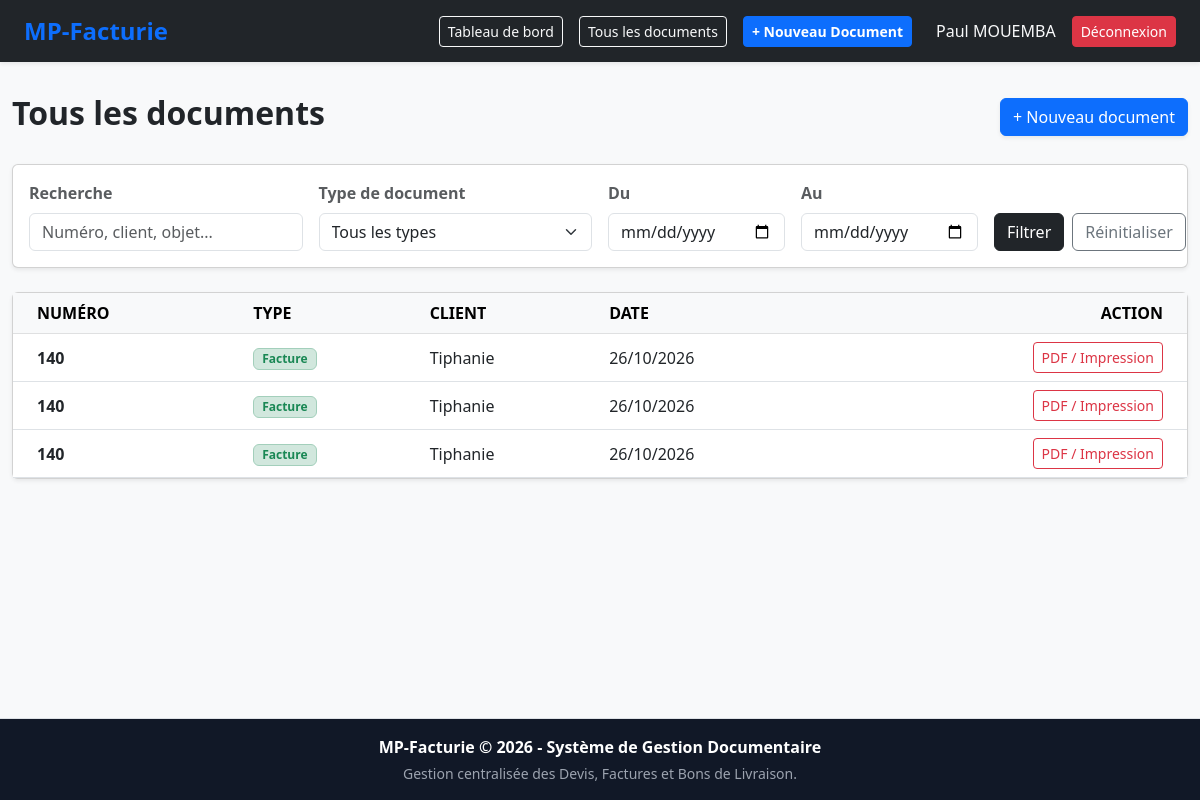
/documents/ (signed in), run on an earlier commit of the app's database.
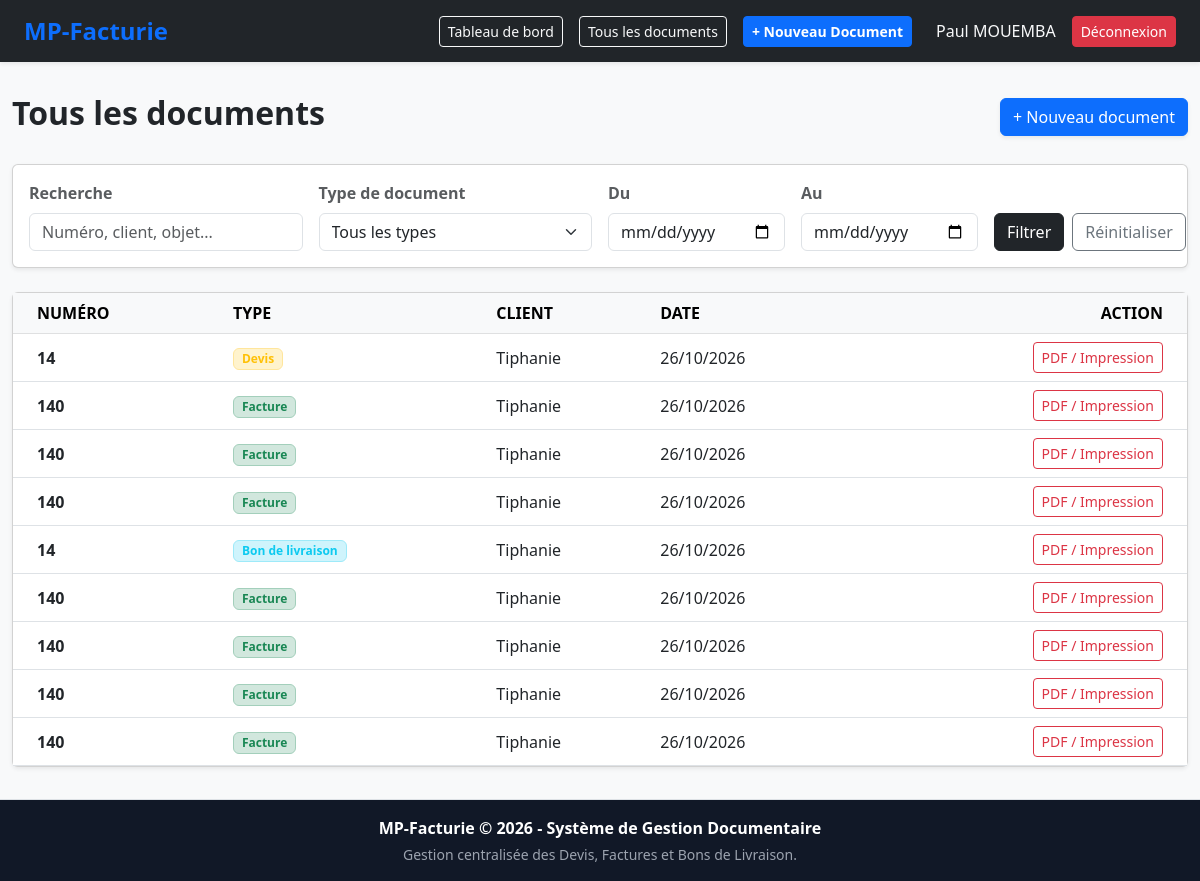
And on a later commit of the database.
### documents/models.py (models this page shows)
class Document(models.Model):
    TYPE_CHOICES = [
        ('facture', 'Facture'),
        ('devis', 'Devis'),
        ('bon_livraison', 'Bon de livraison'),
    ]
    MODELE_CHOICES = [
        ('service', 'Prestation (Jours / Taux)'),
        ('produit', 'Vente / Produit (Quantité / Prix Unitaire)'),
    ]
    user = models.ForeignKey(User, on_delete=models.CASCADE)
    type_document = models.CharField(max_length=20, choices=TYPE_CHOICES, default='facture')
    modele_facture = models.CharField(max_length=20, choices=MODELE_CHOICES, default='service')
    numero = models.CharField(max_length=50)
    initiateur = models.CharField(max_length=100, blank=True)
    client = models.CharField(max_length=100)
    nif = models.CharField(max_length=50, blank=True, null=True, verbose_name="NIF")
    bp = models.CharField(max_length=50, blank=True, null=True, verbose_name="Boîte Postale (BP)")
    objet = models.CharField(max_length=255, blank=True)
    taux_prelevement = models.FloatField(default=0.0)
    avance = models.FloatField(default=0.0)
    regule = models.FloatField(default=0.0)
    autre_option_label = models.CharField(max_length=100, blank=True)
    autre_option_montant = models.FloatField(default=0.0)
    date_creation = models.DateTimeField(auto_now_add=True)

### documents/views.py (the view, shortened to what this page needs)
# urls.py: path('', views.liste_documents, name='liste_documents'),
@login_required
def liste_documents(request):
    documents = Document.objects.filter(user=request.user)
    search_query = request.GET.get('q', '').strip()
    type_doc = request.GET.get('type', '')
    date_debut = request.GET.get('date_debut', '')
    date_fin = request.GET.get('date_fin', '')
    if type_doc:
        documents = documents.filter(type_document=type_doc)
    if date_debut:
        documents = documents.filter(date_creation__gte=date_debut)
    if date_fin:
        documents = documents.filter(date_creation__lte=date_fin)
    documents = documents.order_by('-date_creation')
    paginator = Paginator(documents, 10)  # 10 documents par page
    page_number = request.GET.get('page')
    page_obj = paginator.get_page(page_number)
    return render(request, 'documents/liste_documents.html', {
        'page_obj': page_obj,          # On passe l'objet page au lieu de 'documents' brut
        'documents': page_obj,         # Gardé pour la compatibilité avec la boucle du template
        'search_query': search_query,
        'type_doc': type_doc,
        'date_debut': date_debut,
        'date_fin': date_fin,
    })

### documents/templates/documents/liste_documents.html (shortened to what the changed rows need)
{% extends 'base.html' %}
{% block content %}
<div class="container-fluid py-2">
    <div class="d-flex justify-content-between align-items-center mb-4">
        <h2 class="fw-bold text-dark">Tous les documents</h2>
    </div>
    <div class="card shadow-sm bg-white">
        <div class="card-body p-0">
            <div class="table-responsive">
                <table class="table table-hover align-middle mb-0">
                    <thead class="table-light">
                        <tr>
                            <th class="ps-4">NUMÉRO</th>
                            <th>TYPE</th>
                            <th>CLIENT</th>
                            <th>DATE</th>
                            <th class="text-end pe-4">ACTION</th>
                        </tr>
                    </thead>
                    <tbody>
                        {% for doc in page_obj %}
                        <tr>
                            <td class="ps-4 fw-bold text-dark">{{ doc.numero }}</td>
                            <td>
                                {% if doc.type_document == 'facture' %}
                                    <span class="badge bg-success-subtle text-success border border-success-subtle px-2 py-1">Facture</span>
                                {% elif doc.type_document == 'devis' %}
                                    <span class="badge bg-warning-subtle text-warning border border-warning-subtle px-2 py-1">Devis</span>
                                {% else %}
                                    <span class="badge bg-info-subtle text-info border border-info-subtle px-2 py-1">Bon de livraison</span>
                                {% endif %}
                            </td>
                            <td>{{ doc.client|default:"-" }}</td>
                            <td>{{ doc.date_creation|date:"d/m/Y" }}</td>
                            <td class="text-end pe-4">
                                <a href="{% url 'apercu_pdf' doc.id %}" class="btn btn-sm btn-outline-danger" target="_blank">
                                     PDF / Impression
                                </a>
                            </td>
                        </tr>
                        {% empty %}
                        <tr>
                            <td colspan="5" class="text-center py-4 text-muted">Aucun document ne correspond à votre recherche.</td>
                        </tr>
                        {% endfor %}
                    </tbody>
                </table>
            </div>
        </div>
    </div>
</div>
{% endblock %}

What changed in the data, as far as the page shows it:
added Document: numero "14", type_document "Devis", client "Tiphanie", date_creation "26/10/2026"
added Document: numero "140", type_document "Facture", client "Tiphanie", date_creation "26/10/2026"
added Document: numero "140", type_document "Facture", client "Tiphanie", date_creation "26/10/2026"
added Document: numero "140", type_document "Facture", client "Tiphanie", date_creation "26/10/2026"
added Document: numero "14", type_document "Bon de livraison", client "Tiphanie", date_creation "26/10/2026"
added Document: numero "140", type_document "Facture", client "Tiphanie", date_creation "26/10/2026"
